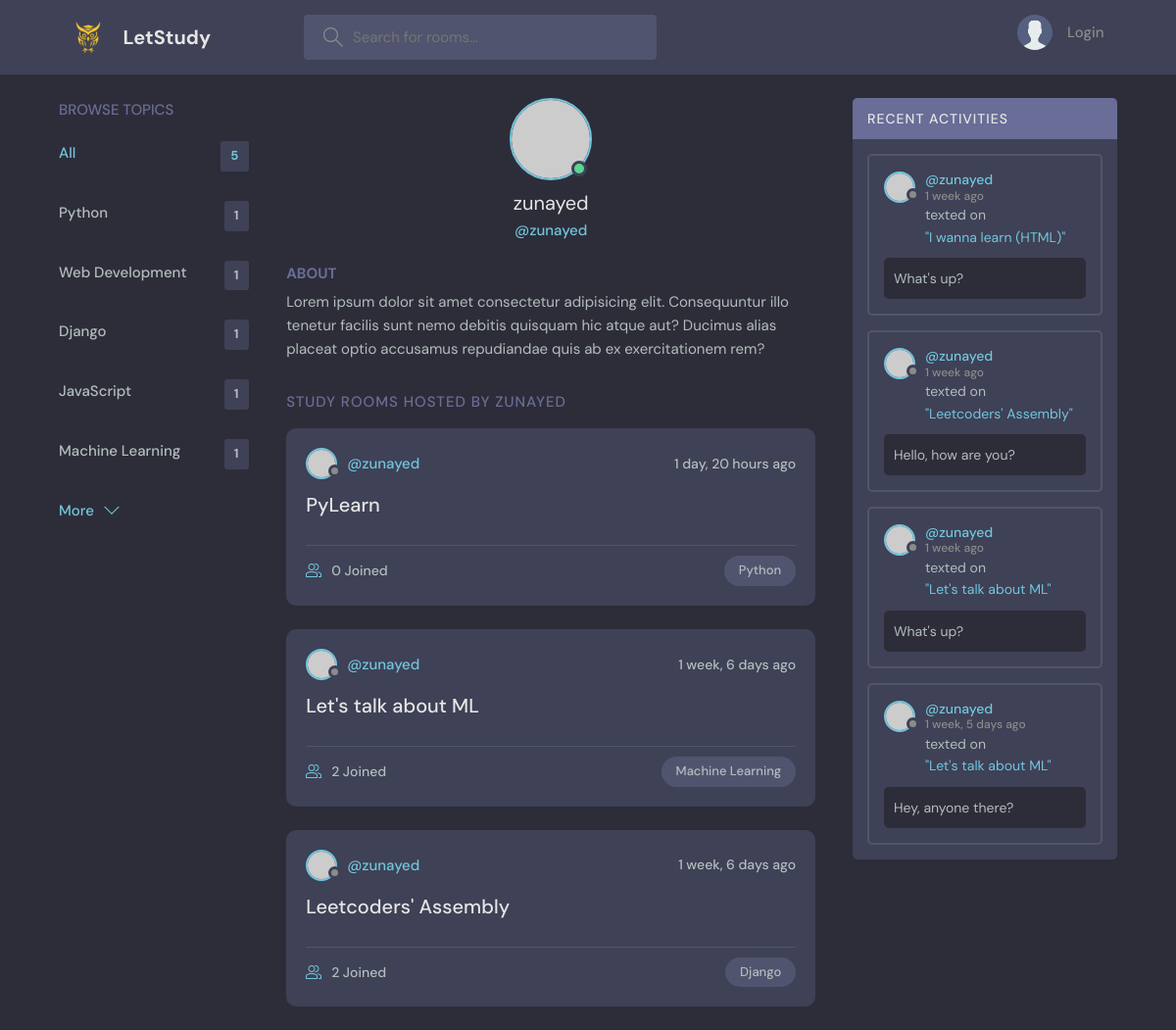
Page /profile/1/ on the committed database.
### base/models.py (models this page shows, shortened)
class Topic(models.Model):
    name = models.CharField(max_length=200)

class Room(models.Model):
    host = models.ForeignKey(User, on_delete=models.SET_NULL, null=True)
    topic = models.ForeignKey(Topic, on_delete=models.SET_NULL, null=True)
    name = models.CharField(max_length=200)
    description = models.TextField(null=True, blank=True)
    participants = models.ManyToManyField(User, related_name="participants", blank=True)
    updated = models.DateTimeField(auto_now=True)
    created = models.DateTimeField(auto_now_add=True)
    class Meta:
        ordering = ["-updated", "-created"]
    def __str__(self):
        return self.name

class Message(models.Model):
    user = models.ForeignKey(User, on_delete=models.CASCADE)
    room = models.ForeignKey(Room, on_delete=models.CASCADE) # if the room gets deleted, all chats become deleted
    body = models.TextField()
    updated = models.DateTimeField(auto_now=True)
    created = models.DateTimeField(auto_now_add=True)
    class Meta:
        ordering = ["-updated", "-created"]

### base/views.py (the view)
# urls.py: path("profile/<str:pk>/", views.userProfile, name="user-profile"),
def userProfile(request, pk):
    user = User.objects.get(id=pk)
    rooms = user.room_set.all()
    room_messages = user.message_set.all()
    topics = Topic.objects.all()
    context = {"user": user,
               "rooms": rooms,
               "room_messages": room_messages,
               "topics": topics}
    return render(request, "base/profile.html", context)

### base/templates/base/profile.html (shortened to what this page needs)
{% extends 'main.html' %}
{% block content %}
<main class="profile-page layout layout--3">
  <div class="container">
    {% include "base/topics_component.html" %}
    <div class="roomList">
      <div class="profile">
        <div class="profile__avatar">
          <div class="avatar avatar--large active">
            <img src="https://randomuser.me/api/portraits/men/11.jpg" />
          </div>
        </div>
        <div class="profile__info">
          <h3>{{user.username}}</h3>
          <p>@{{user.username}}</p>
        </div>
        <div class="profile__about">
          <h3>About</h3>
          <p>
            Lorem ipsum dolor sit amet consectetur adipisicing elit. Consequuntur illo tenetur
            facilis sunt nemo debitis quisquam hic atque aut? Ducimus alias placeat optio
            accusamus repudiandae quis ab ex exercitationem rem?
          </p>
        </div>
      </div>
      <div class="roomList__header">
        <div>
          <h2>Study Rooms Hosted by {{user.username}}</a>
          </h2>
        </div>
      </div>
      {% include "base/feed_component.html" %}
    </div>
    {% include "base/activity_component.html" %}
  </div>
</main>
{% endblock content %}

### templates/main.html (shortened to what this page needs)
<!DOCTYPE html>
{% load static %}
<html lang="en">
  <head>
    <link rel="stylesheet" href="{% static 'styles/style.css' %}" />
  </head>
  <body>
    {% include 'navbar.html' %}
    {% block content %}
    {% endblock %}
  </body>
</html>

### templates/navbar.html (shortened to what this page needs)
{% load static %}
<header class="header header--loggedIn">
    <div class="container">
      <a href="{% url 'home' %}" class="header__logo">
        <img src="{% static 'images/favicon.ico' %}" />
        <h1>LetStudy</h1>
      </a>
      <form class="header__search" method="GET" action="{%% url 'home'}">
        <label>
          <input name="q" placeholder="Search for rooms..." />
        </label>
      </form>
      <nav class="header__menu">
        {% if request.user.is_authenticated %}
        <div class="header__user">
          <a href="{% url 'update-user' %}">
            <div class="avatar avatar--medium active">
              <img src="https://randomuser.me/api/portraits/men/37.jpg" />
            </div>
            <p>{{ request.user.username }} <span>@{{ request.user.username }}</span></p>
          </a>
          <button class="dropdown-button">
            <svg version="1.1" xmlns="http://www.w3.org/2000/svg" width="32" height="32" viewBox="0 0 32 32">
              <title>chevron-down</title>
              <path d="M16 21l-13-13h-3l16 16 16-16h-3l-13 13z"></path>
            </svg>
          </button>
        </div>
        {% else %}
        <a href="{% url 'login' %}">
          <img src="{% static 'images/avatar.svg' %}" />
          <p>Login</p>
        </a>
        {% endif %}
      </nav>
    </div>
  </header>

### base/templates/base/topics_component.html
<div class="topics">
    <div class="topics__header">
      <h2>Browse Topics</h2>
    </div>
    <ul class="topics__list">
      <li>
        <a href="{% url 'home' %}" class="active">All <span>{{topics.count}}</span></a>
      </li>
      {% for topic in topics %}
      <li>
        <a href="{% url 'home' %}?q={{ topic.name }}">{{ topic.name }} <span> {{topic.room_set.all.count}} </span></a>
      </li>
      {% endfor %}
    </ul>
    <a class="btn btn--link" href="topics.html">
      More
      <svg version="1.1" xmlns="http://www.w3.org/2000/svg" width="32" height="32" viewBox="0 0 32 32">
        <title>chevron-down</title>
        <path d="M16 21l-13-13h-3l16 16 16-16h-3l-13 13z"></path>
      </svg>
    </a>
  </div>

### base/templates/base/feed_component.html (shortened to what this page needs)
{% for room in rooms %}
<div class="roomListRoom">
    <div class="roomListRoom__header">
      <a href="{% url 'user-profile' room.host.id %}" class="roomListRoom__author">
        <div class="avatar avatar--small">
          <img src="https://randomuser.me/api/portraits/women/11.jpg" />
        </div>
        <span>@{{room.host.username}}</span>
      </a>
      <div class="roomListRoom__actions">
        <span>{{room.created|timesince}} ago</span>
      </div>
    </div>
    <div class="roomListRoom__content">
      <a href="{% url 'room' room.id %}">{{room.name}}</a>
    </div>
    <div class="roomListRoom__meta">
      <a href="{% url 'room' room.id %}" class="roomListRoom__joined">
        {{room.participants.all.count}} Joined
      </a>
      <p class="roomListRoom__topic">{{room.topic.name}}</p>
    </div>
  </div>
{% endfor %}

### base/templates/base/activity_component.html (shortened to what this page needs)
<div class="activities">
    <div class="activities__header">
      <h2>Recent Activities</h2>
    </div>
{% for message in room_messages %}
    <div class="activities__box">
      <div class="activities__boxHeader roomListRoom__header">
        <a href="{% url 'user-profile' message.user.id %}" class="roomListRoom__author">
          <div class="avatar avatar--small">
            <img src="https://randomuser.me/api/portraits/women/11.jpg" />
          </div>
          <p>
            @{{ message.user }} <span>{{ message.created | timesince }} ago</span>
          </p>
        </a>
      </div>
      <div class="activities__boxContent">
        <p>texted on <a href="{% url 'room' message.room.id %}">"{{ message.room }}"</a></p>
        <div class="activities__boxRoomContent">
          {{ message.body }}
        </div>
      </div>
    </div>
{% endfor %}
  </div>

### rows in the picture
Topic: name "Python", room_set.all.count "1"
Topic: name "Web Development", room_set.all.count "1"
Topic: name "Django", room_set.all.count "1"
Topic: name "JavaScript", room_set.all.count "1"
Topic: name "Machine Learning", room_set.all.count "1"
Room: host.username "zunayed", created "1 day, 20 hours", name "PyLearn", participants.all.count "0", topic.name "Python"
Room: host.username "zunayed", created "1 week, 6 days", name "Let's talk about ML", participants.all.count "2", topic.name "Machine Learning"
Room: host.username "zunayed", created "1 week, 6 days", name "Leetcoders' Assembly", participants.all.count "2", topic.name "Django"
Message: user "zunayed", created "1 week", room "I wanna learn (HTML)", body "What's up?"
Message: user "zunayed", created "1 week", room "Leetcoders' Assembly", body "Hello, how are you?"
Message: user "zunayed", created "1 week", room "Let's talk about ML", body "What's up?"
Message: user "zunayed", created "1 week, 5 days", room "Let's talk about ML", body "Hey, anyone there?"

### other values in the picture
{{ topics.count }} "5"
{{ user.username }} "zunayed"
{{ user.username }} "ZUNAYED"
